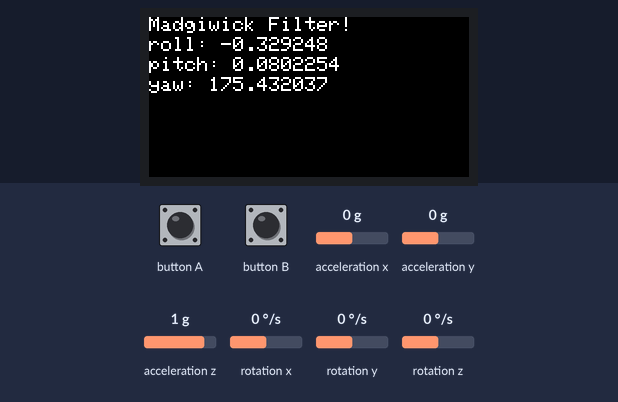
Bench run of a sketch on a simulated ESP32. On the bench: 160×80 colour display. The inputs (shaded band) are chosen by the test bench; at power-on: acceleration x 0 g, acceleration y 0 g, acceleration z 1 g, rotation x 0 °/s, rotation y 0 °/s, rotation z 0 °/s. What the sketch prints to the serial monitor is not drawn. At 5.5 s the program restarts the board; the recording ends there.

Above: at 1.3 s.
1.4 s: acceleration x set to -1.4 g
At 1.82 s:
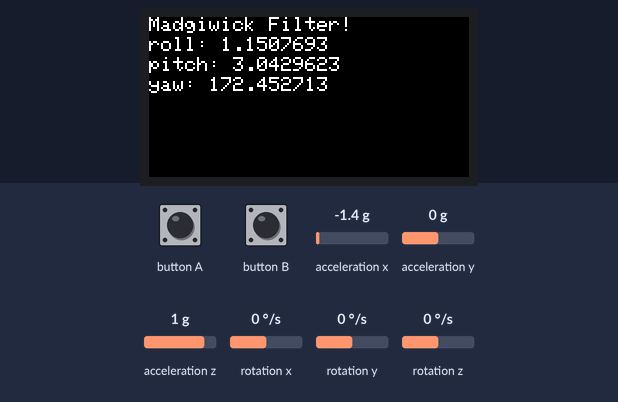
3.8 s: acceleration y set to -1.4 g
At 4.22 s:
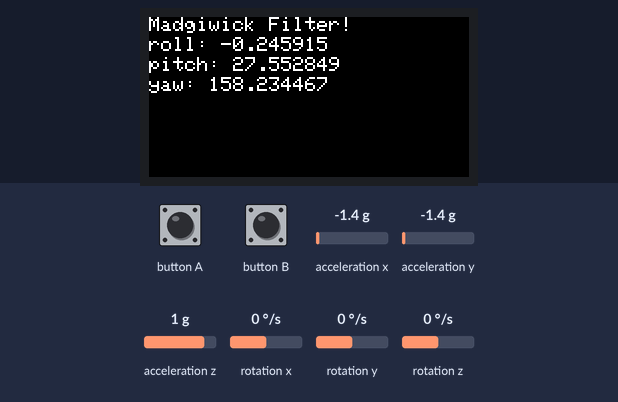
5.5 s: button A pressed for 0.15 s
Timing chart, 0 to 5.5 s (numbered marks = the images above; inputs shaded):
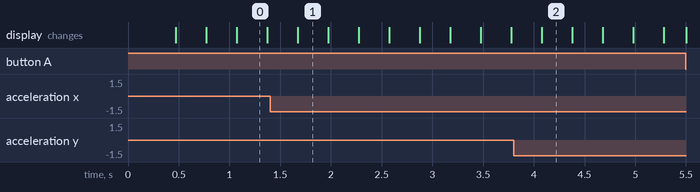

The sketch:

m5stickc_imu.ino
```cpp
#include <MadgwickAHRS.h>
#include <M5StickC.h>

Madgwick madgwick;

float accX = 0;
float accY = 0;
float accZ = 0;

float gyroX = 0;
float gyroY = 0;
float gyroZ = 0;

float roll = 0;
float pitch = 0;
float yaw = 0;

const float gyro_x_offset = -2.583664;
const float gyro_y_offset = 0.442442;
const float gyro_z_offset = 4.964869;

unsigned long now = 0;
unsigned long old = 0;

void setup() {
  // put your setup code here, to run once:
  M5.begin();
  M5.Lcd.setRotation(3);
  M5.Lcd.fillScreen(BLACK);
  M5.Lcd.setCursor(0, 0);
  M5.Lcd.print("Madgiwick Filter!");
  M5.MPU6886.Init();
  madgwick.begin(25);
}

void loop() {
  now = millis();

  if ((now - old) >= 40) {
    M5.MPU6886.getGyroData(&gyroX, &gyroY, &gyroZ);
    M5.MPU6886.getAccelData(&accX, &accY, &accZ);

    madgwick.updateIMU((gyroX - gyro_x_offset), (gyroY - gyro_y_offset) , (gyroZ - gyro_z_offset) , accX, accY, accZ);
    roll = madgwick.getRoll();
    pitch = madgwick.getPitch();
    yaw = madgwick.getYaw();
    Serial.print(roll);
    Serial.print("\t");
    Serial.print(pitch);
    Serial.print("\t");
    Serial.print(yaw);
    Serial.print("\t");
    Serial.println(now - old);

    M5.Lcd.setCursor(0, 10);
    M5.Lcd.printf("roll: %f", roll);
    M5.Lcd.setCursor(0, 20);
    M5.Lcd.printf("pitch: %f", pitch);
    M5.Lcd.setCursor(0, 30);
    M5.Lcd.printf("yaw: %f", yaw);

    old = now;
  }

  if (M5.BtnA.wasPressed()) {
    esp_restart();
  }

  M5.update();
}
```

Measured:
- after the input at 5.5 s, every drawn part: stays the same
